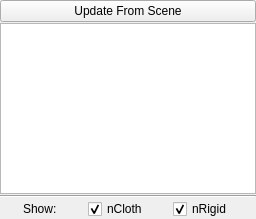
<?xml version="1.0" encoding="UTF-8"?>
<ui version="4.0">
 <class>wgSceneNodes</class>
 <widget class="QWidget" name="wgSceneNodes">
  <property name="geometry">
   <rect>
    <x>0</x>
    <y>0</y>
    <width>256</width>
    <height>219</height>
   </rect>
  </property>
  <property name="windowTitle">
   <string>SceneNodes</string>
  </property>
  <layout class="QGridLayout" name="gridLayout">
   <property name="horizontalSpacing">
    <number>0</number>
   </property>
   <property name="verticalSpacing">
    <number>1</number>
   </property>
   <property name="margin">
    <number>0</number>
   </property>
   <item row="2" column="0">
    <widget class="Line" name="line_3">
     <property name="orientation">
      <enum>Qt::Horizontal</enum>
     </property>
    </widget>
   </item>
   <item row="1" column="0">
    <widget class="QTreeWidget" name="twSceneNodes">
     <property name="indentation">
      <number>2</number>
     </property>
     <attribute name="headerVisible">
      <bool>false</bool>
     </attribute>
     <column>
      <property name="text">
       <string notr="true">1</string>
      </property>
     </column>
    </widget>
   </item>
   <item row="3" column="0">
    <layout class="QHBoxLayout" name="hlShowByType">
     <property name="spacing">
      <number>2</number>
     </property>
     <property name="bottomMargin">
      <number>0</number>
     </property>
     <item>
      <widget class="QLabel" name="lClothType">
       <property name="minimumSize">
        <size>
         <width>0</width>
         <height>20</height>
        </size>
       </property>
       <property name="maximumSize">
        <size>
         <width>40</width>
         <height>16777215</height>
        </size>
       </property>
       <property name="text">
        <string>Show: </string>
       </property>
      </widget>
     </item>
     <item>
      <widget class="QCheckBox" name="cbCloth">
       <property name="minimumSize">
        <size>
         <width>0</width>
         <height>20</height>
        </size>
       </property>
       <property name="maximumSize">
        <size>
         <width>60</width>
         <height>16777215</height>
        </size>
       </property>
       <property name="text">
        <string>nCloth</string>
       </property>
       <property name="checked">
        <bool>true</bool>
       </property>
      </widget>
     </item>
     <item>
      <widget class="QCheckBox" name="cbRigid">
       <property name="minimumSize">
        <size>
         <width>0</width>
         <height>20</height>
        </size>
       </property>
       <property name="maximumSize">
        <size>
         <width>60</width>
         <height>16777215</height>
        </size>
       </property>
       <property name="text">
        <string>nRigid</string>
       </property>
       <property name="checked">
        <bool>true</bool>
       </property>
      </widget>
     </item>
    </layout>
   </item>
   <item row="0" column="0">
    <widget class="QPushButton" name="pbUpdate">
     <property name="text">
      <string>Update From Scene</string>
     </property>
    </widget>
   </item>
  </layout>
 </widget>
 <resources/>
 <connections/>
</ui>
